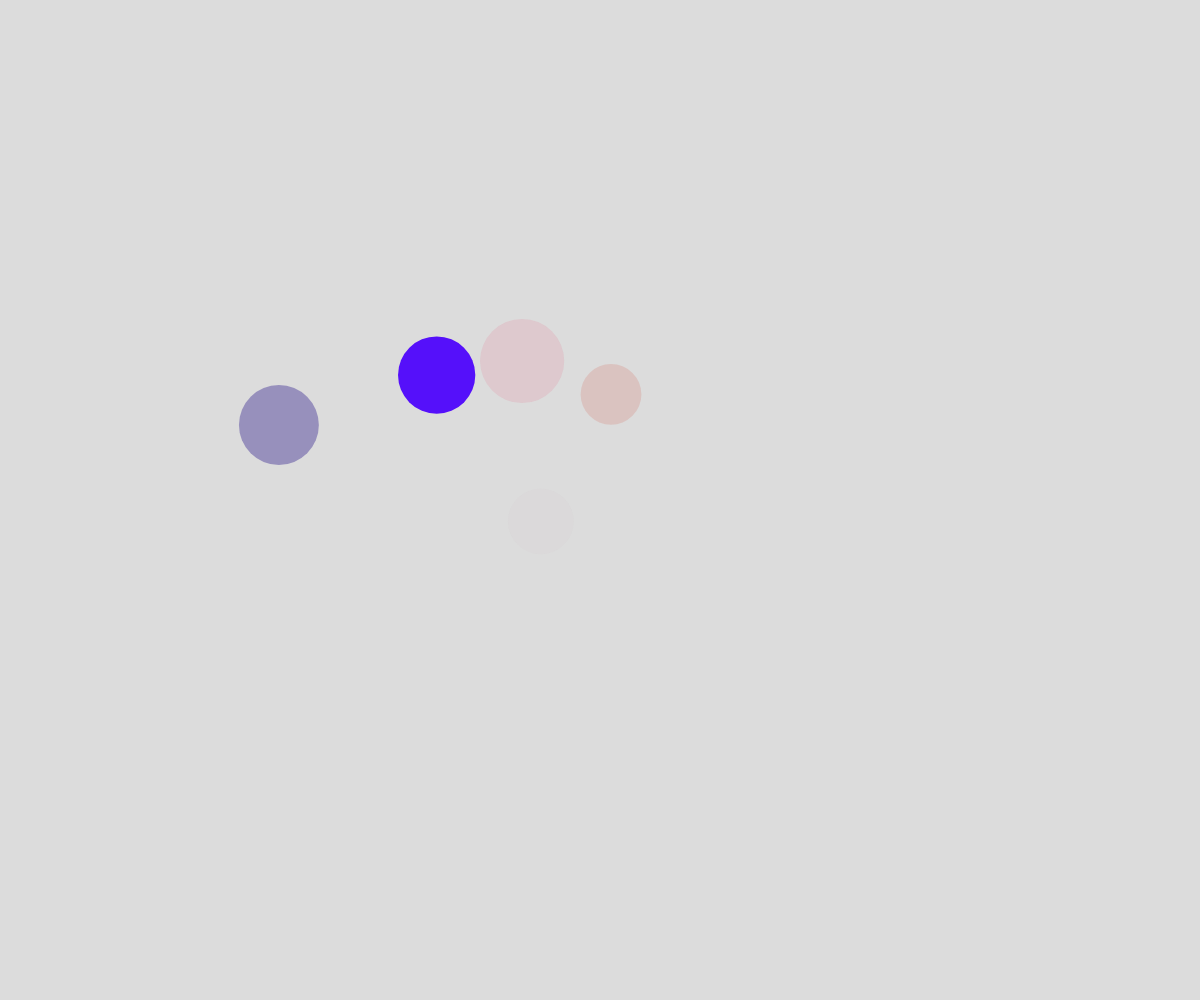
Frame 1 (no input)
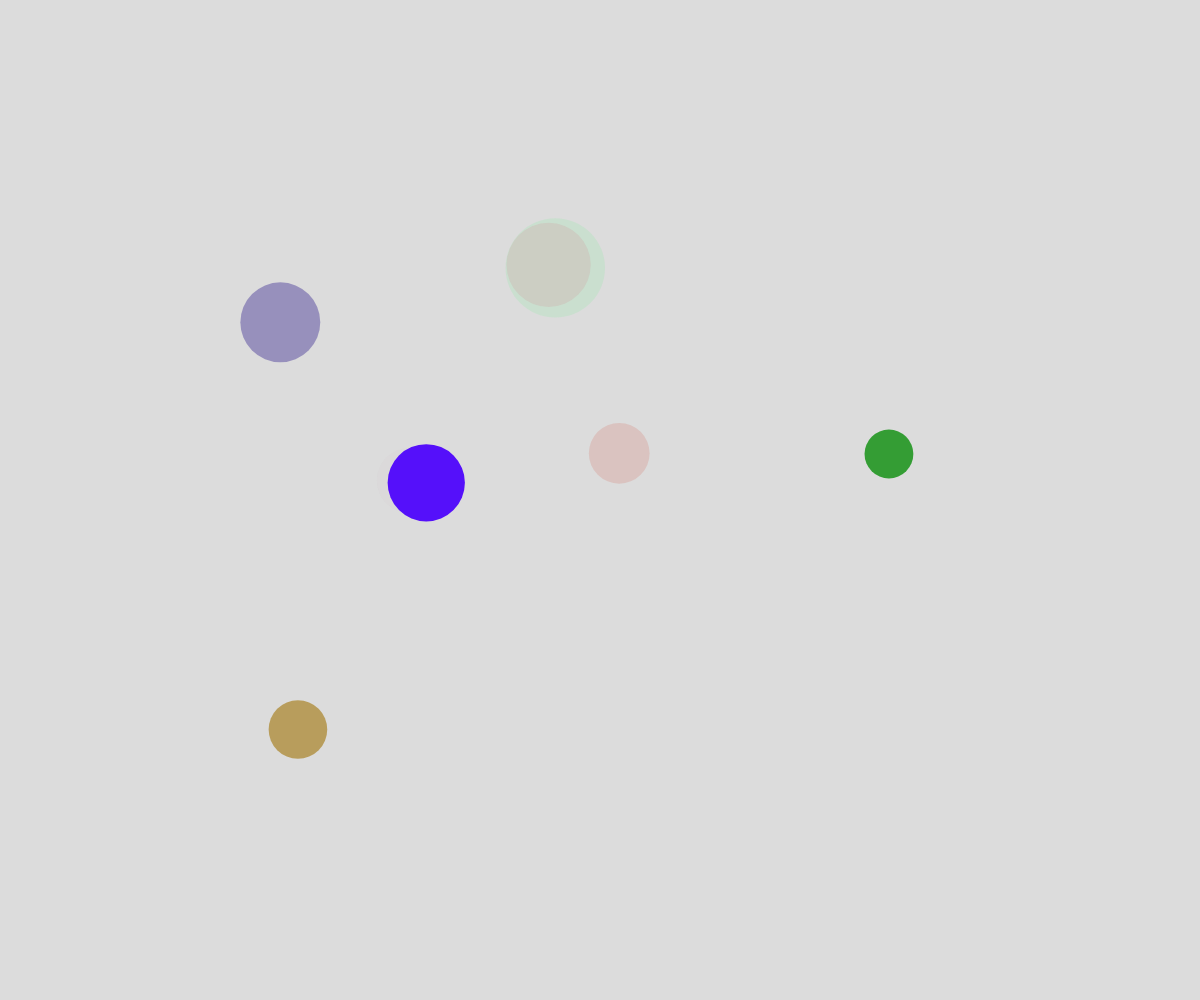
Frame 60 (no input)
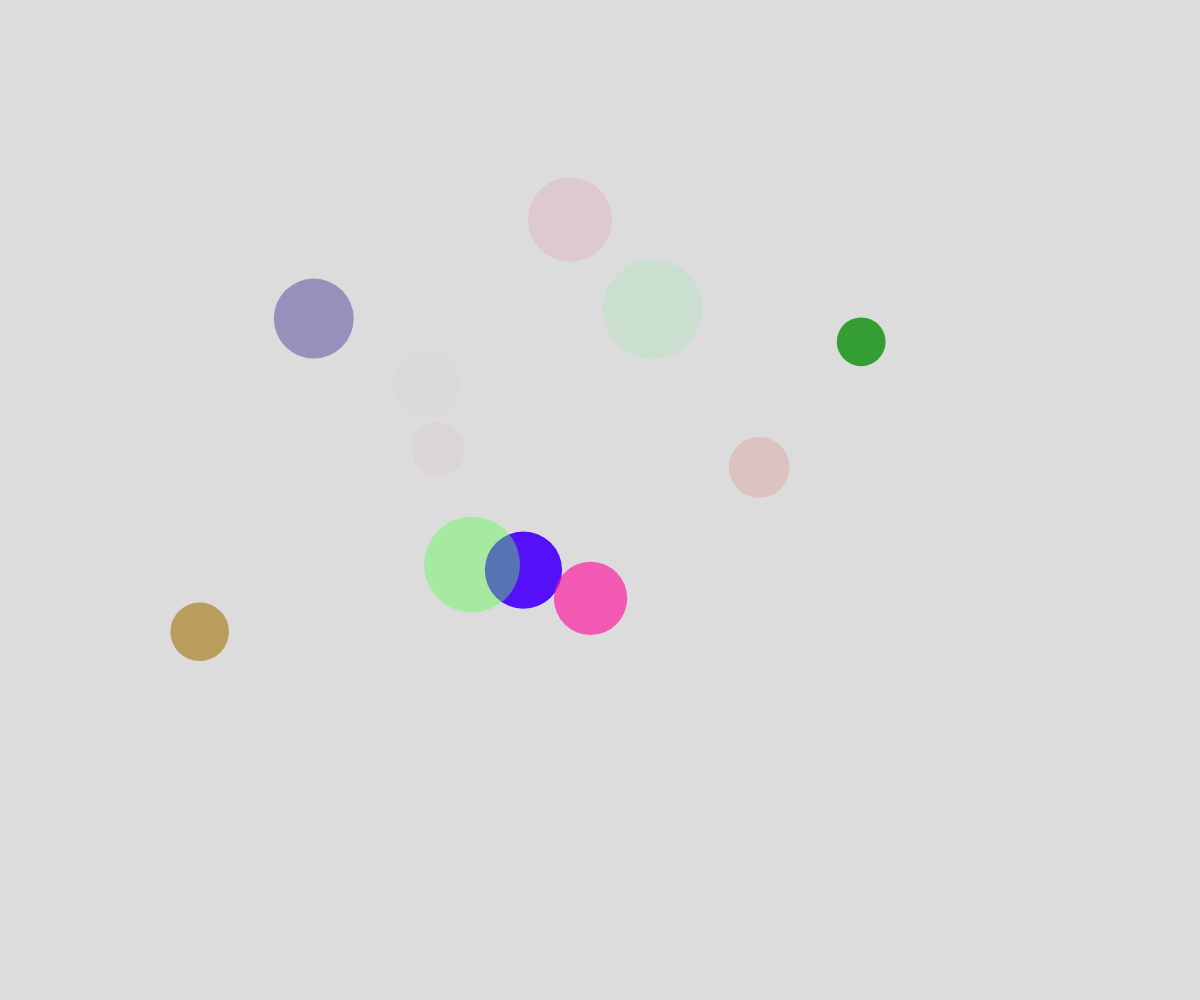
Frame 120 (the mouse pressed at the canvas centre since frame 60)

The p5.js sketch that drew these frames (run headless with seeded random() and noise() and a simulated clock; from frame 60 on, the mouse is pressed at the canvas centre):

// p5.js sketch
// ── sketch.js
//Bubble Demo
//Showing how to delete objexts from array

let theBubbles = [];
let deathLocations = [];

function setup() {
  createCanvas(windowWidth, windowHeight);

  for (let i = 0; i < 5; i++){
    spawnBubble();
  }

  //create a new bubble evry half second
  window.setInterval(spawnBubble, 500);
}

function draw() {
  background(220);
  // moveBubblesRandomly();
  moveBubblesWithNoise();
  displayBubbles();
  displayGraves();
}

function displayGraves(){
  for (let grave of deathLocations){
    textAlign(CENTER, CENTER);
    fill("black");
    text("X", grave.x, grave.y);
  }
}

function mousePressed(){
  for (let bubble of theBubbles){
    if (clickedOnBubble(mouseX, mouseY, bubble)){
      let theIndex = theBubbles.indexOf(bubble);
      theBubbles.splice(theIndex, 1);
      undertaker(mouseX, mouseY);
    }
  }
}

function undertaker(theX, theY){ 
  let grave = {
    x: theX,
    y: theY,
  };
  deathLocations.push(grave);
}

function clickedOnBubble(x, y, theBubble){
  let distanceAway = dist(x, y, theBubble.x, theBubble.y);
  return distanceAway < theBubble.radius;
}

function moveBubblesWithNoise() {
  for (let bubble of theBubbles){
    bubble.x = noise(bubble.timeX) * width;
    bubble.y = noise(bubble.timeY) * height;

    bubble.timeX += bubble.deltaTime;
    bubble.timeY += bubble.deltaTime;
  }
}

function moveBubblesRandomly() {
  for (let bubble of theBubbles){
    let choice = random(100);
    if (choice < 50){
      //move up
      bubble.y -= bubble.speed;
    }
    else if(choice < 65){
      // move down
      bubble.y += bubble.speed;
    }
    else if(choice < 75){
      //move right
      bubble.x += bubble.speed;
    }
    else{
      bubble.x -= bubble.speed;
    }
  }
}


function displayBubbles(){
  for (let bubble of theBubbles){
    noStroke();
    fill(bubble.r, bubble.g, bubble.b, bubble.alpha);
    circle(bubble.x, bubble.y, bubble.radius * 2);
  }
}

function spawnBubble(){
  let someBubble = {
    x: random(0, width),
    y: height + random(0, 50),
    speed: random(2, 5),
    radius: random(20, 50),
    r: random(255),
    g: random(255),
    b: random(255),
    alpha: random(255),
    timeX: random(10000000),
    timeY: random(10000000),
    deltaTime: 0.003,
  };
  theBubbles.push(someBubble);
}
